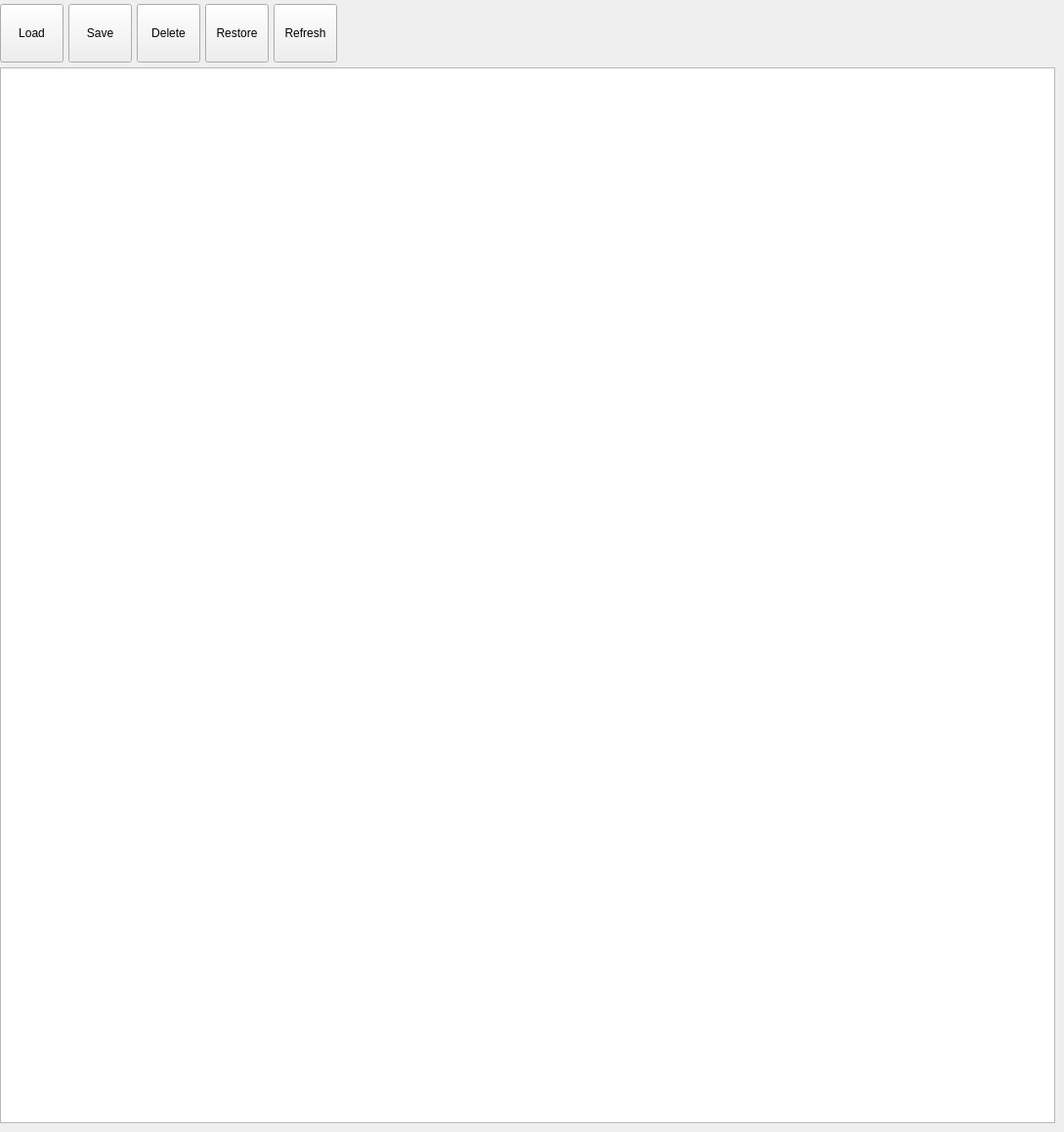
      <widget class="QWidget" name="file">
       <attribute name="title">
        <string>File</string>
       </attribute>
       <widget class="QToolButton" name="m_pcmdLoad">
        <property name="geometry">
         <rect>
          <x>0</x>
          <y>4</y>
          <width>65</width>
          <height>60</height>
         </rect>
        </property>
        <property name="text">
         <string>Load</string>
        </property>
       </widget>
       <widget class="QToolButton" name="m_pcmdSave">
        <property name="geometry">
         <rect>
          <x>70</x>
          <y>4</y>
          <width>65</width>
          <height>60</height>
         </rect>
        </property>
        <property name="text">
         <string>Save</string>
        </property>
       </widget>
       <widget class="QToolButton" name="m_pcmdDelete">
        <property name="geometry">
         <rect>
          <x>140</x>
          <y>4</y>
          <width>65</width>
          <height>60</height>
         </rect>
        </property>
        <property name="text">
         <string>Delete</string>
        </property>
       </widget>
       <widget class="QToolButton" name="m_pcmdRestore">
        <property name="geometry">
         <rect>
          <x>210</x>
          <y>4</y>
          <width>65</width>
          <height>60</height>
         </rect>
        </property>
        <property name="text">
         <string>Restore</string>
        </property>
       </widget>
       <widget class="QToolButton" name="m_pcmdRegeneration">
        <property name="geometry">
         <rect>
          <x>280</x>
          <y>4</y>
          <width>65</width>
          <height>60</height>
         </rect>
        </property>
        <property name="text">
         <string>Refresh</string>
        </property>
       </widget>
       <widget class="QTableView" name="tv_DB">
        <property name="geometry">
         <rect>
          <x>0</x>
          <y>69</y>
          <width>1080</width>
          <height>1081</height>
         </rect>
        </property>
       </widget>
      </widget>
